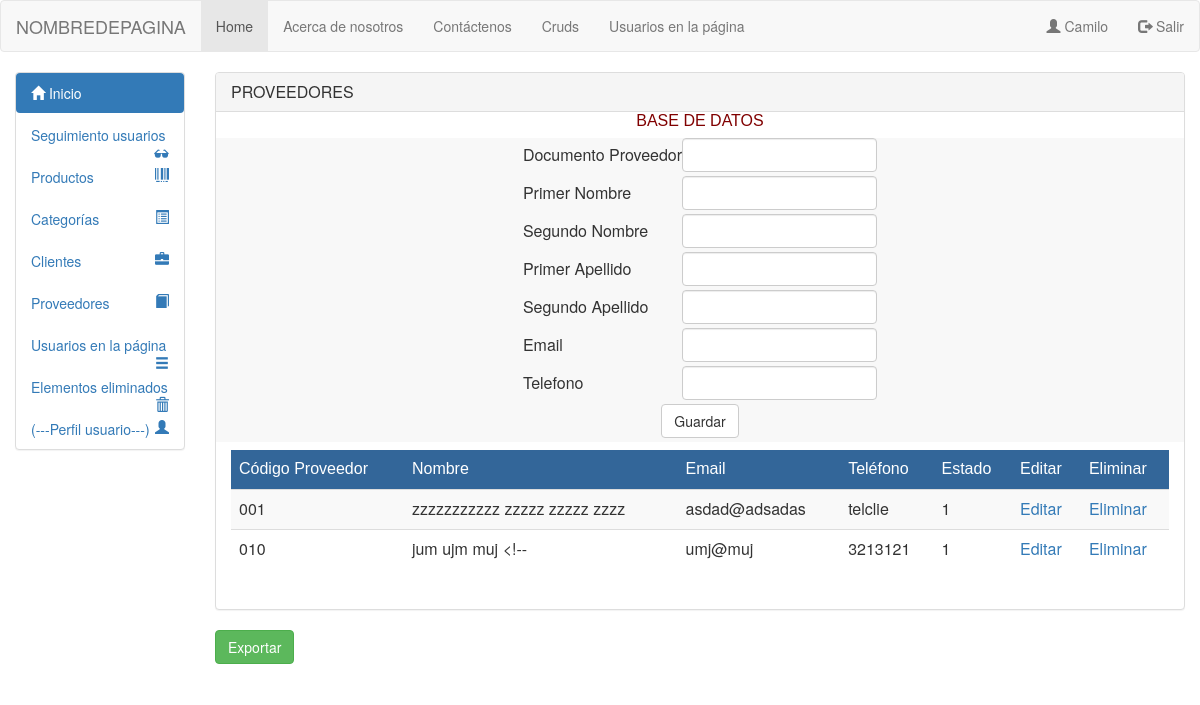
/Vista/html/crudproveedor.php (signed in), run on an earlier commit of the app's database.
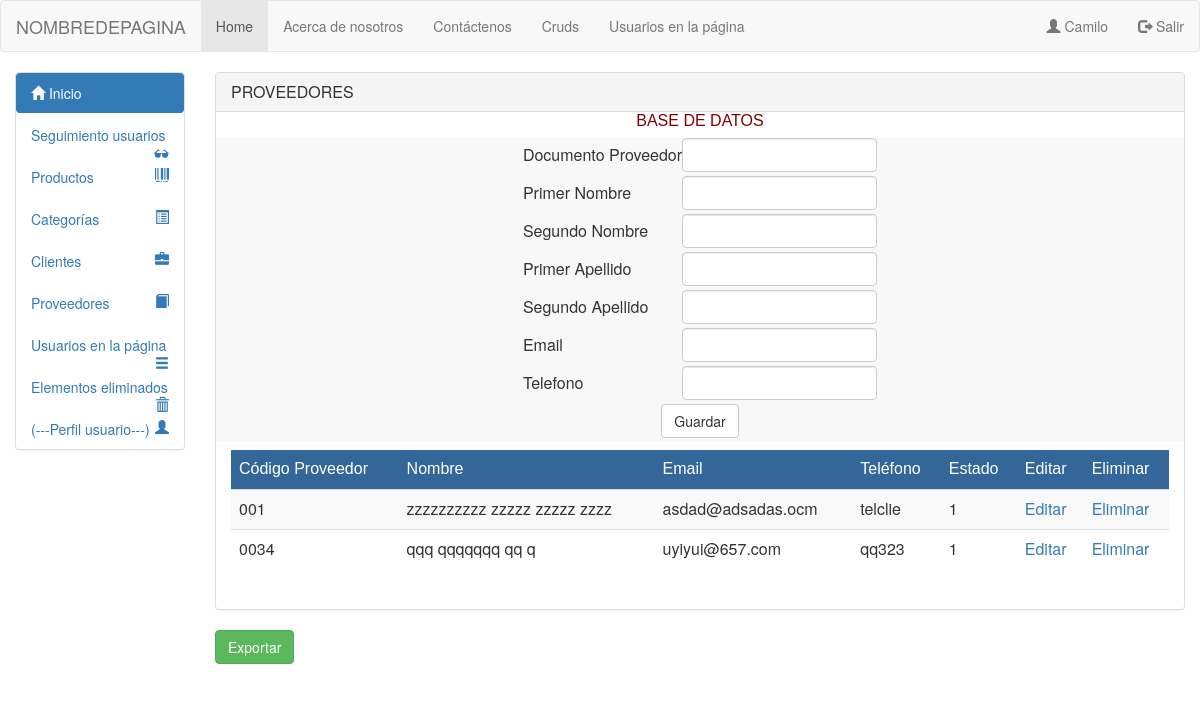
And on a later commit of the database.
### tables this page shows
CREATE TABLE `listar_clientes_proveedores` (
  `codigo_proveedor_cliente` varchar(50) NOT NULL,
  `primer_nombre_provee_clie` varchar(50) NOT NULL,
  `segundo_nombre_provee_clie` varchar(50) NOT NULL,
  `primer_apellido_provee_clie` varchar(50) NOT NULL,
  `segundo_apellido_provee_clie` varchar(50) NOT NULL,
  `email_proveedor_cliente` varchar(50) NOT NULL,
  `telefono_proveedor_cliente` varchar(50) NOT NULL,
  `estado_proveedor_cliente` tinyint(1) NOT NULL,
  `id_rol_listar` int(11) NOT NULL
);

### Modelo/conexion.php (called while the page is built, shortened)
<?php
class Conexion
{
public function __construct()
{
$this->con = new mysqli("localhost", "root", "", "inventcorp");
}
}
?>

### modelo/mdlprovlistar.php (called while the page is built)
<?php
 include_once("conexion.php");
class Proveedorlis extends Conexion
{
    public function listarprov()
    {
        $q = "select * from listar_clientes_proveedores where estado_proveedor_cliente='1' and id_rol_listar='2' order by codigo_proveedor_cliente";
        $consulta = $this->con->query($q) or die ('failed!' . $this->con->error);
        return $consulta;
    }
}
?>

### Modelo/mdlescape.php (called while the page is built)
<?php
class Escap
{
	public function escape($string){
		return htmlentities($string, ENT_QUOTES, 'UTF-8');
	}
}
?>

### Vista/html/crudproveedor.php (the view, shortened to what the changed rows need)
<?php
include_once '../../modelo/mdlescape.php';
include_once '../../modelo/mdlprovlistar.php';
?>
<html lang="en">
<head>
<link href="../bootstrap/css/bootstrap.min.css" rel="stylesheet" media="screen">
</head>
<body>
<?php
include_once 'header.php';
?>
<div class="container-fluid">
<div class="row">
<?php
include_once 'menulateral.php';
?>
<div class="col-sm-10 col-md-10">
<div class="panel panel-default">
<div class="row">
 <div class="col-sm-12 col-md-12">
             <div class="col-sm-12 col-md-12">
             <div class="table-responsive">
                    <table class="table table-hover table-striped" align="center">
                    <thead>
                        <tr>
                            <tr style="color:#FFF; background-color:#369">
                            <td style="font-family:Tahoma, Geneva, sans-serif">Código Proveedor</td>
                            <td style="font-family:Tahoma, Geneva, sans-serif">Nombre</td>
                            <td style="font-family:Tahoma, Geneva, sans-serif">Email</td>
                            <td style="font-family:Tahoma, Geneva, sans-serif">Teléfono</td>
                            <td style="font-family:Tahoma, Geneva, sans-serif">Estado</td>
                            <td style="font-family:Tahoma, Geneva, sans-serif">Editar</td>
                            <td style="font-family:Tahoma, Geneva, sans-serif">Eliminar</td>
                        </tr>
                    </thead>
                    <?php
                    $objeto= new Proveedorlis;
                    $res=$objeto->listarprov();
                    $objetoe= new Escap;
                     while($row = $res->fetch_array(MYSQLI_ASSOC)){
                      ?>
                        <tr>
                            <td><?php echo $objetoe->escape($row['codigo_proveedor_cliente']); ?></td>
                            <td>
                                <?php
                                  echo $objetoe->escape($row['primer_nombre_provee_clie']." ");
                                  echo $objetoe->escape($row['segundo_nombre_provee_clie']." ");
                                  echo $objetoe->escape($row['primer_apellido_provee_clie']." ");
                                  echo $objetoe->escape($row['segundo_apellido_provee_clie']);
                                ?>
                                </td>
                            <td><?php echo $objetoe->escape($row['email_proveedor_cliente']); ?></td>
                            <td><?php echo $objetoe->escape($row['telefono_proveedor_cliente']); ?></td>
                            <td><?php echo $objetoe->escape($row['estado_proveedor_cliente']); ?></td>
                            <td>
                                <a href="crudproveedor.php?edit=<?php echo $row['codigo_proveedor_cliente']; ?>">Editar</a>
                            </td>
                            <td>
                                <a href="../../controlador/crudprovee/controladorprov.php?delprov=<?php echo $row['codigo_proveedor_cliente']; ?>">Eliminar</a>
                            </td>
                        </tr>
                    <?php
                   } $objeto->CloseDB();?>
                </table>
                <br/>
             </div>
                </div>
              </div>
            </div>
        </div>
        </div>
</div>
</div>
    </body>
</html>

What changed in the data, as far as the page shows it:
removed listar_clientes_proveedores: codigo_proveedor_cliente "010", primer_nombre_provee_clie "jum", segundo_nombre_provee_clie "ujm", primer_apellido_provee_clie "muj", segundo_apellido_provee_clie "<!--", email_proveedor_cliente "umj@muj", telefono_proveedor_cliente "3213121", estado_proveedor_cliente "1"
changed listar_clientes_proveedores "zzzzz": primer_nombre_provee_clie "zzzzzzzzzzz" → "zzzzzzzzzz"; email_proveedor_cliente "asdad@adsadas" → "asdad@adsadas.ocm"
added listar_clientes_proveedores: codigo_proveedor_cliente "0034", primer_nombre_provee_clie "qqq", segundo_nombre_provee_clie "qqqqqqq", primer_apellido_provee_clie "qq", segundo_apellido_provee_clie "q", email_proveedor_cliente "uyiyui@657.com", telefono_proveedor_cliente "qq323", estado_proveedor_cliente "1"
